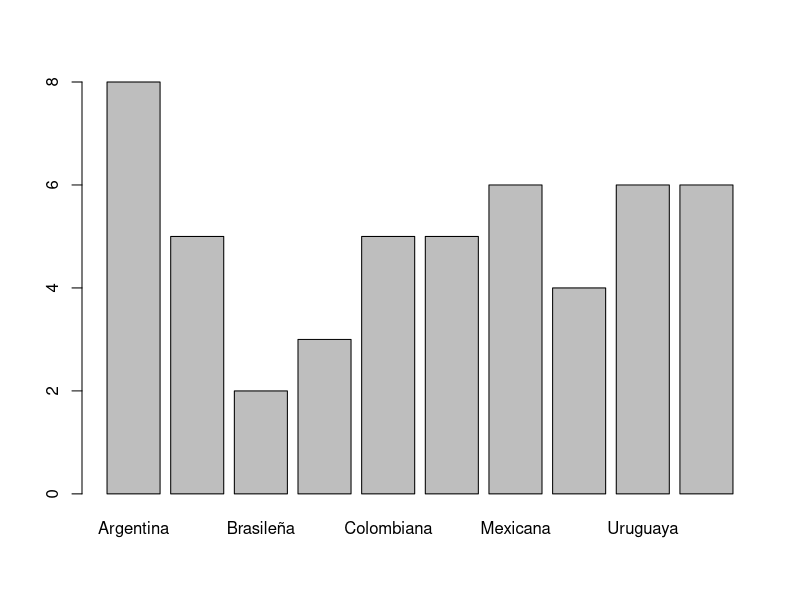
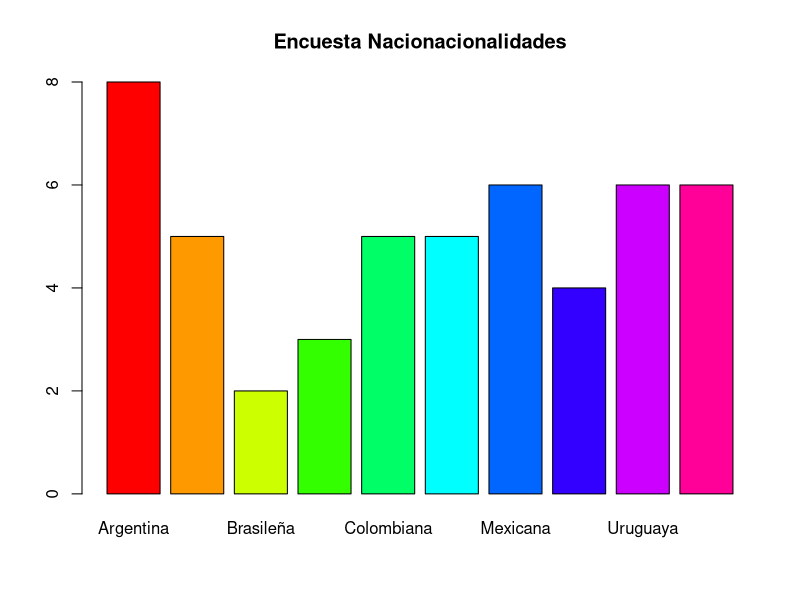

Recreate these plots in R, in order.
#---- Procesamiento de datos----
##----Datos categoricos nominales----
Nacionalidad <-  c("Boliviana", "Peruana", "Venezolana", "Cubana", "Mexicana",
  "Colombiana", "Colombiana", "Brasileña", "Colombiana", "Venezolana", "Chilena",
  "Argentina", "Mexicana", "Mexicana", "Argentina", "Mexicana", "Argentina",
  "Brasileña", "Mexicana", "Uruguaya", "Argentina", "Argentina", "Colombiana",
  "Cubana", "Boliviana", "Peruana", "Boliviana", "Boliviana", "Peruana", "Uruguaya",
  "Chilena", "Uruguaya", "Venezolana", "Uruguaya", "Argentina", "Venezolana",
  "Uruguaya", "Cubana", "Venezolana", "Cubana", "Chilena", "Argentina", "Peruana",
  "Boliviana", "Cubana", "Venezolana", "Colombiana", "Mexicana", "Uruguaya",
  "Argentina")
(Nacionalidad)
sort(Nacionalidad)
table(Nacionalidad)
contador <- table(Nacionalidad)
barplot(contador)
barplot(contador, xlabel="Frecuencias",
        ylabel="Nacionalidad",
        main="Encuesta Nacionacionalidades", 
        col=rainbow(10))

